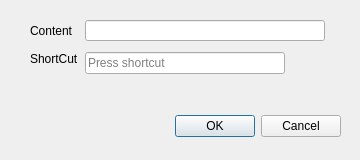
<?xml version="1.0" encoding="UTF-8"?>
<ui version="4.0">
 <class>StripDialog</class>
 <widget class="QDialog" name="StripDialog">
  <property name="geometry">
   <rect>
    <x>0</x>
    <y>0</y>
    <width>360</width>
    <height>160</height>
   </rect>
  </property>
  <property name="minimumSize">
   <size>
    <width>360</width>
    <height>160</height>
   </size>
  </property>
  <property name="maximumSize">
   <size>
    <width>360</width>
    <height>160</height>
   </size>
  </property>
  <property name="windowTitle">
   <string>Strip Settings</string>
  </property>
  <widget class="QDialogButtonBox" name="buttonBox">
   <property name="geometry">
    <rect>
     <x>0</x>
     <y>110</y>
     <width>341</width>
     <height>32</height>
    </rect>
   </property>
   <property name="orientation">
    <enum>Qt::Horizontal</enum>
   </property>
   <property name="standardButtons">
    <set>QDialogButtonBox::Cancel|QDialogButtonBox::Ok</set>
   </property>
  </widget>
  <widget class="QWidget" name="">
   <property name="geometry">
    <rect>
     <x>30</x>
     <y>20</y>
     <width>296</width>
     <height>72</height>
    </rect>
   </property>
   <layout class="QFormLayout" name="formLayout">
    <item row="0" column="0">
     <widget class="QLabel" name="labelContent">
      <property name="text">
       <string>Content</string>
      </property>
     </widget>
    </item>
    <item row="0" column="1">
     <widget class="QLineEdit" name="lineEdit">
      <property name="minimumSize">
       <size>
        <width>240</width>
        <height>21</height>
       </size>
      </property>
      <property name="maximumSize">
       <size>
        <width>240</width>
        <height>21</height>
       </size>
      </property>
     </widget>
    </item>
    <item row="1" column="0">
     <widget class="QLabel" name="labelShortCut">
      <property name="text">
       <string>ShortCut</string>
      </property>
     </widget>
    </item>
    <item row="1" column="1">
     <widget class="QKeySequenceEdit" name="keySequenceEdit">
      <property name="minimumSize">
       <size>
        <width>200</width>
        <height>32</height>
       </size>
      </property>
      <property name="maximumSize">
       <size>
        <width>200</width>
        <height>32</height>
       </size>
      </property>
     </widget>
    </item>
   </layout>
  </widget>
 </widget>
 <resources/>
 <connections>
  <connection>
   <sender>buttonBox</sender>
   <signal>accepted()</signal>
   <receiver>StripDialog</receiver>
   <slot>accept()</slot>
   <hints>
    <hint type="sourcelabel">
     <x>248</x>
     <y>254</y>
    </hint>
    <hint type="destinationlabel">
     <x>157</x>
     <y>274</y>
    </hint>
   </hints>
  </connection>
  <connection>
   <sender>buttonBox</sender>
   <signal>rejected()</signal>
   <receiver>StripDialog</receiver>
   <slot>reject()</slot>
   <hints>
    <hint type="sourcelabel">
     <x>316</x>
     <y>260</y>
    </hint>
    <hint type="destinationlabel">
     <x>286</x>
     <y>274</y>
    </hint>
   </hints>
  </connection>
 </connections>
</ui>
